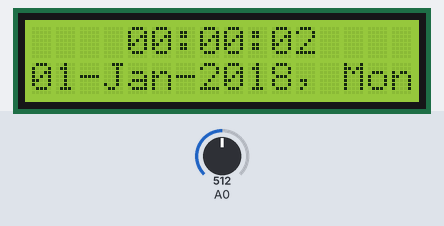
This sketch was run on a simulated Arduino Uno, built with avr-gcc and run on an emulated ATmega328P. Parts: 16×2 character LCD. Inputs (shaded band) come from the test bench; at power-on: A0 = 512.

Above: at 2.6 s.
2.7 s: A0 set to 640
4.5 s: A0 set to 665
At 5.16 s:
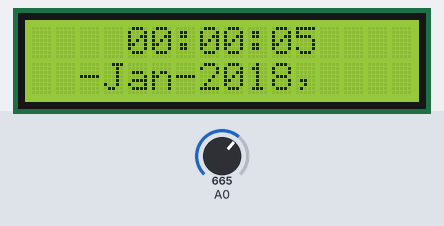
At 6.63 s:
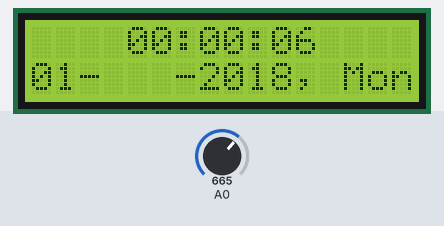
7.5 s: A0 set to 511
At 9.22 s:
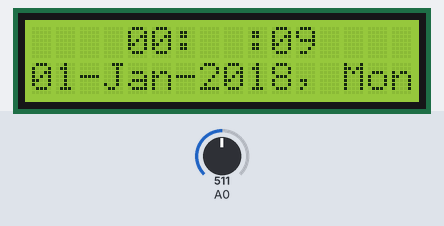
Timing chart, 0 to 10.7 s (numbered marks = the images above; inputs shaded):
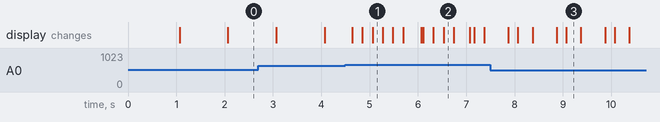

Measured:
- the behaviour switches between 649 and 650 on A0 (found by bisection; images 0 and 1)

The sketch:

simple_clock.ino
```cpp
// (licence header left out)
#include <LiquidCrystal.h>

#define START_YEAR  18 // initial year (18 means 2018)
#define START_WDAY  0 // week day of 01.01.18 (0 for Monday)
#define ONESECOND 1000 // milliseconds delay used for counting time

#define btnRIGHT  0
#define btnUP     1
#define btnDOWN   2
#define btnLEFT   3
#define btnSELECT 4
#define btnNONE   5

unsigned long int lastTime = 0;
unsigned long int editTime = 0;
unsigned long int keyTime = 0;
byte editMode = 0;
bool dispFlag = false;

LiquidCrystal lcd(8, 9, 4, 5, 6, 7);

byte hh, mm, ss;
byte dd, MM, YY;
byte wd;

byte daysOfMonth[12] = {31, 28, 31, 30, 31, 30, 31, 31, 30, 31, 30, 31};
const char* months[12] = {"Jan", "Feb", "Mar", "Apr", "May", "Jun", "Jul", "Aug", "Sep", "Oct", "Nov", "Dec"};
const char* wdays[7] = {"Mon", "Tue", "Wed", "Thu", "Fri", "Sat", "Sun"};

void dispSec() {
  lcd.setCursor(10, 0);
  if (ss < 10) lcd.print('0');
  lcd.print(ss, DEC);
}

void dispMin() {
  lcd.setCursor(7, 0);
  if (mm < 10) lcd.print('0');
  lcd.print(mm, DEC);
}

void dispHour() {
  lcd.setCursor(4, 0);
  if (hh < 10) lcd.print('0');
  lcd.print(hh, DEC);
}

void dispDay() {
  lcd.setCursor(0, 1);
  if (dd < 9) lcd.print('0');
  lcd.print(dd + 1, DEC);

  lcd.setCursor(13, 1);
  lcd.print(wdays[wd]);
}

void dispMonth() {
  lcd.setCursor(3, 1);
  lcd.print(months[MM]);
}

void dispYear() {
  lcd.setCursor(7, 1);
  lcd.print(YY + 2000, DEC);
}

void dispAlarm(bool on) {
  lcd.setCursor(0, 0);
  on ? lcd.print("<<<") : lcd.print("   ");
  lcd.setCursor(13, 0);
  on ? lcd.print(">>>") : lcd.print("   ");
}

void dispAll() {
  dispMin();
  dispHour();
  dispDay();
  dispMonth();
  dispYear();
}

void clearMin() {
  lcd.setCursor(7, 0);
  lcd.print("  ");
}

void clearHour() {
  lcd.setCursor(4, 0);
  lcd.print("  ");
}

void clearDay() {
  lcd.setCursor(0, 1);
  lcd.print("  ");

  lcd.setCursor(13, 1);
  lcd.print("   ");
}

void clearMonth() {
  lcd.setCursor(3, 1);
  lcd.print("   ");
}

void clearYear() {
  lcd.setCursor(7, 1);
  lcd.print("    ");
}

void countTime() {
  // count seconds
  ss++;
  if (ss < 60) {
    dispSec();
    return;
  }
  ss = 0;
  dispSec();

  // count minutes
  mm++;
  if (mm < 60) {
    dispMin();
    return;
  }
  mm = 0;
  dispMin();

  // count hours
  hh++;
  if (hh < 24) {
    dispHour();
    return;
  }
  hh = 0;
  dispHour();

  dd++; wd++;
  if (wd == 7) wd = 0;
  if (dd < daysOfMonth[MM]) {
    dispDay();
    return;
  }
  dd = 0;
  dispDay();

  MM++;
  if (MM < 12) {
    dispMonth();
    return;
  }
  MM = 0;
  dispMonth();

  YY++;
  if ((YY % 4) == 0) daysOfMonth[1] = 29;
  else daysOfMonth[1] = 28;
  if ((YY % 100) == 0) daysOfMonth[1] = 28;
  dispYear();
}

byte readKeypad() {
  int adc = analogRead(A0);

  if (adc > 1000) return btnNONE; // this is the 1st option for speed reasons

  if (adc < 50) return btnRIGHT;
  if (adc < 250) return btnUP;
  if (adc < 450) return btnDOWN;
  if (adc < 650) return btnLEFT;
  if (adc < 850) return btnSELECT;

  return btnNONE;
}

void setup() {
  pinMode(10, INPUT);
  pinMode(A0, INPUT);
  lcd.begin(16, 2);

  lcd.setCursor(6, 0); lcd.print(':');
  lcd.setCursor(9, 0); lcd.print(':');
  lcd.setCursor(2, 1); lcd.print('-');
  lcd.setCursor(6, 1); lcd.print('-');
  lcd.setCursor(11, 1); lcd.print(',');

  ss = 0;
  mm = 0;
  hh = 0;
  dd = 0;
  MM = 0;
  YY = START_YEAR;
  wd = START_WDAY;

  dispSec();
  dispAll();

  delay(ONESECOND);
}

void loop() {
  unsigned long int currentTime = millis();
  if (currentTime >= lastTime + ONESECOND) {
    countTime();
    lastTime = currentTime;
  }

  if (currentTime >= editTime + 500) {
    if (editMode) {
      switch (editMode) {
        case 1:
          dispFlag ? dispHour() : clearHour();
          break;
        case 2:
          dispFlag ? dispMin() : clearMin();
          break;
        case 3:
          dispFlag ? dispDay() : clearDay();
          break;
        case 4:
          dispFlag ? dispMonth() : clearMonth();
          break;
        case 5:
          dispFlag ? dispYear() : clearYear();
          break;
      }

      dispFlag = 1 - dispFlag;
    }

    editTime = currentTime;
  }

  // scan keypad every 10 ms
  if (currentTime >= keyTime + 10) {
    byte key = readKeypad();

    // if using a pushbutton connected to a digital input pin modify "key == btnSELECT"
    if (key == btnSELECT) {
      dispAll(); // make sure everything is displayed
      editTime = 0; // start blinking as soon as possible
      editMode += 1;
      if (editMode > 5) {
        editMode = 0;
      }
    }

    // if using a pushbutton connected to a digital input pin modify "key == btnUP"
    if ((key == btnUP) && editMode) {
      switch (editMode) {
        case 1: hh = (hh + 1) % 24;
          break;
        case 2: mm = (mm + 1) % 60;
          break;
        case 3: dd = (dd + 1) % daysOfMonth[MM];
          wd = (wd + 1) % 7;
          if (dd == 0) wd = (wd + 35 - daysOfMonth[MM]) % 7;
          break;
        case 4: wd = (wd + daysOfMonth[MM]) % 7;
          MM = (MM + 1) % 12;
          if (MM == 0) {
            wd = (wd + 6) % 7;
            if ((YY % 4) == 0) wd = (wd + 5) % 7;
          }
          break;
        case 5:
          unsigned int days = 365;
          if ((YY % 4) == 0) days = 366;
          if ((YY % 100) == 0) days = 365;
          wd = (wd + days) % 7;
          YY = (YY + 1) % 56;
          if ((YY % 4) == 0) daysOfMonth[1] = 29;
          else daysOfMonth[1] = 28;
          if ((YY % 100) == 0) daysOfMonth[1] = 28;
          break;
      }
      dispAll();
    }

    keyTime = currentTime;
    if (key != btnNONE) keyTime += 200; // delay next possible key press by 200ms
  }
}
```
